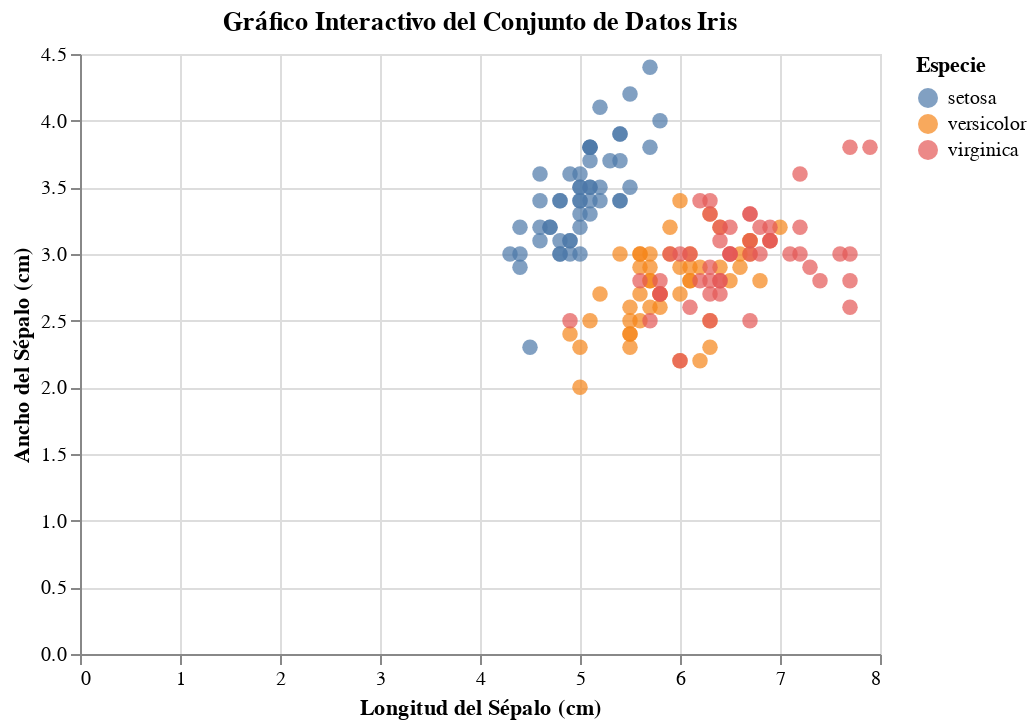

The code cell stored with this chart in its notebook:
### Markdown cell above
#crea un DataFrame con las características de las flores, asigna el nombre de las especies a cada muestra, y luego construye un gráfico interactivo de dispersión con Altair para visualizar la relación entre la longitud y el ancho del sépalo, coloreando los puntos según la especie y mostrando información relevante al pasar el cursor sobre ellos.

### Code cell
import pandas as pd         # Importa la librería pandas para manejar dataframes
import altair as alt        # Importa Altair para crear visualizaciones interactivas
from sklearn.datasets import load_iris  # Importa la función para cargar el conjunto de datos Iris

# Cargar el conjunto de datos Iris
iris = load_iris()

# Crear un DataFrame con las características (columnas) del Iris
df = pd.DataFrame(iris.data, columns=iris.feature_names)

# Agregar una columna con los nombres de las especies, aprovechando el indexing vectorizado
df['species'] = iris.target_names[iris.target]

# Definir las características para los ejes del gráfico
x_feature = 'sepal length (cm)'  # Nombre de la característica para el eje X
y_feature = 'sepal width (cm)'   # Nombre de la característica para el eje Y

# Crear un gráfico de dispersión interactivo con Altair
chart = alt.Chart(df).mark_circle(size=60).encode(
    x=alt.X(x_feature, title='Longitud del Sépalo (cm)'),  # Define el eje X y su título
    y=alt.Y(y_feature, title='Ancho del Sépalo (cm)'),     # Define el eje Y y su título
    color=alt.Color('species', title='Especie'),           # Colorea los puntos según la especie
    tooltip=[x_feature, y_feature, 'species']              # Muestra info (x, y, especie) al pasar el cursor
).interactive(                                             # Permite zoom y desplazamiento
).properties(
    title='Gráfico Interactivo del Conjunto de Datos Iris', # Título del gráfico
    width=400,   # Ancho del gráfico
    height=300   # Alto del gráfico
)

# Guardar el gráfico como un archivo HTML interactivo
chart.save('grafico_interactivo_iris_altair.html')

# Mostrar el gráfico en el entorno interactivo (si corresponde)
chart

### Figure 1 — Vega-Lite specification as saved in the notebook (floating-point values rounded to 4 significant figures; data arrays with more than 128 entries replaced by an {"elided": "..."} marker saying what was removed)
{"config": {"view": {"continuousWidth": 300, "continuousHeight": 300}}, "data": {"name": "data-2b48399d1e5e9b26ee1083e12b97ec83"}, "mark": {"type": "circle", "size": 60}, "encoding": {"color": {"field": "species", "title": "Especie", "type": "nominal"}, "tooltip": [{"field": "sepal length (cm)", "type": "quantitative"}, {"field": "sepal width (cm)", "type": "quantitative"}, {"field": "species", "type": "nominal"}], "x": {"field": "sepal length (cm)", "title": "Longitud del Sépalo (cm)", "type": "quantitative"}, "y": {"field": "sepal width (cm)", "title": "Ancho del Sépalo (cm)", "type": "quantitative"}}, "height": 300, "params": [{"name": "param_1", "select": {"type": "interval", "encodings": ["x", "y"]}, "bind": "scales"}], "title": "Gráfico Interactivo del Conjunto de Datos Iris", "width": 400, "$schema": "https://vega.github.io/schema/vega-lite/v5.8.0.json", "datasets": {"data-2b48399d1e5e9b26ee1083e12b97ec83": {"elided": "150 records"}}}
